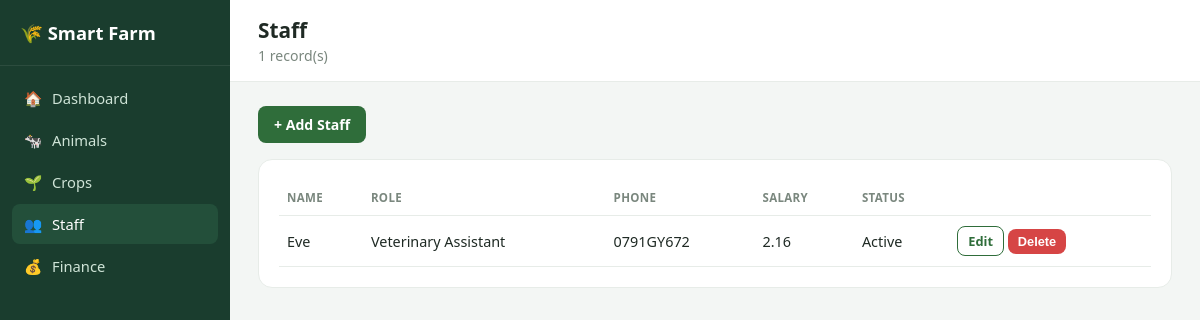
Screenshot of /staff with the database file from the repository.
### models.py (models this page shows)
class Staff(db.Model):
    __tablename__ = "staff"
    id = db.Column(db.Integer, primary_key=True)
    name = db.Column(db.String(80), nullable=False)
    role = db.Column(db.String(50))
    phone = db.Column(db.String(30))
    hire_date = db.Column(db.Date)
    monthly_salary = db.Column(db.Float, default=0)
    status = db.Column(db.String(20), default="Active")  # Active/Inactive

### app.py (the view)
@app.route("/staff")
def staff():
    all_staff = Staff.query.order_by(Staff.id.desc()).all()
    return render_template("/staff/staff.html", staff=all_staff)

### templates/staff/staff.html (shortened to what this page needs)
{% extends "base.html" %}
{% block page_title %}Staff{% endblock %}
{% block page_subtitle %}{{ staff|length }} record(s){% endblock %}
{% block content %}
  <div style="margin-bottom:16px;">
    <a href="{{ url_for('add_staff') }}" class="btn">+ Add Staff</a>
  </div>
  <div class="card">
    {% if staff %}
    <table>
      <thead>
        <tr>
          <th>Name</th><th>Role</th><th>Phone</th><th>Salary</th><th>Status</th><th></th>
        </tr>
      </thead>
      <tbody>
        {% for s in staff %}
        <tr>
          <td>{{ s.name }}</td>
          <td>{{ s.role or '-' }}</td>
          <td>{{ s.phone or '-' }}</td>
          <td>{{ "%.2f"|format(s.monthly_salary) }}</td>
          <td>{{ s.status }}</td>
          <td>
            <a href="{{ url_for('edit_staff', staff_id=s.id) }}" class="btn secondary" style="padding:5px 10px; font-size:0.8rem;">Edit</a>
            <form method="POST" action="{{ url_for('delete_staff', staff_id=s.id) }}" style="display:inline;" onsubmit="return confirm('Remove {{ s.name }}?');">
              <button type="submit" class="btn" style="background:#d64545; padding:5px 10px; font-size:0.8rem;">Delete</button>
            </form>
          </td>
        </tr>
        {% endfor %}
      </tbody>
    </table>
    {% else %}
    <p style="color:#7a877e;">No staff yet.</p>
    {% endif %}
  </div>
{% endblock %}

### static/css/style.css (style rules this page uses)
:root { --sidebar-bg: #1a3d2e; --sidebar-bg-light: #234f3a; --accent: #2f6d3a; --accent-light: #eaf6ee; --bg: #f3f6f4; --card: #ffffff; --text: #1f2a24; --muted: #7a877e; --border: #e7ece8; --danger: #d64545; --warning: #e0a627; --blue: #3b82c4; }
* { box-sizing: border-box; }
body { margin: 0; font-family: "Segoe UI", Arial, sans-serif; background: var(--bg); color: var(--text); }
.card { background: var(--card); border: 1px solid var(--border); border-radius: 14px; padding: 20px; margin-bottom: 20px; }
.btn { display: inline-block; background: var(--accent); color: white; border: none; padding: 9px 16px; border-radius: 8px; cursor: pointer; text-decoration: none; font-size: 0.88rem; font-weight: 600; }
.btn.secondary { background: transparent; color: var(--accent); border: 1px solid var(--accent); }
table { width: 100%; border-collapse: collapse; }
th, td { text-align: left; padding: 10px 8px; border-bottom: 1px solid var(--border); font-size: 0.9rem; }
th { color: var(--muted); font-weight: 600; text-transform: uppercase; font-size: 0.72rem; letter-spacing: 0.03em; }

### rows the page displays
Staff: name "Eve", role "Veterinary Assistant", phone "0791GY672", monthly_salary "2.16", status "Active"

### other values shown
{{ staff|length }} "1"
